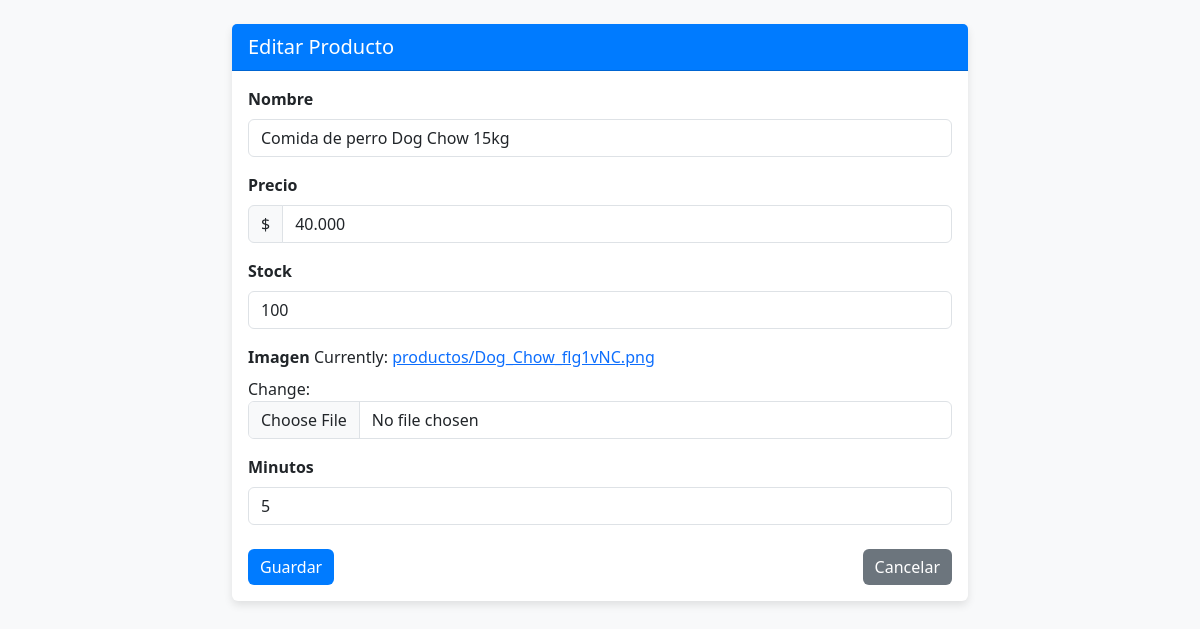
/animales/admin/productos/editar/1/, run on the app's committed database.
### animales/models.py (models this page shows, shortened)
class AnimalProducto(models.Model):
    nombre = models.CharField(max_length=100)
    precio = models.CharField(max_length=50)
    stock = models.IntegerField()
    imagen = models.ImageField(upload_to='productos/')
    minutos = models.IntegerField(default=0)

### animales/views.py (the view)
# urls.py: path('admin/productos/editar/<int:producto_id>/', views.editar_producto, name='editar_producto'),
def editar_producto(request, producto_id):
    producto = get_object_or_404(AnimalProducto, id=producto_id)
    if request.method == 'POST':
        form = ProductoForm(request.POST, request.FILES, instance=producto)
        if form.is_valid():
            form.save()
            return redirect('lista_productos')
    else:
        form = ProductoForm(instance=producto)
    return render(request, 'animales/admin_editar_producto.html', {'form': form, 'producto': producto})

### animales/forms.py
class ProductoForm(forms.ModelForm):
    class Meta:
        model = AnimalProducto
        fields = ['nombre', 'precio', 'stock', 'imagen', 'minutos']
        widgets = {
            'nombre': forms.TextInput(attrs={'class': 'form-control'}),
            'precio': forms.NumberInput(attrs={'class': 'form-control'}),
            'stock': forms.NumberInput(attrs={'class': 'form-control'}),
            'imagen': forms.ClearableFileInput(attrs={'class': 'form-control'}),
            'minutos': forms.NumberInput(attrs={'class': 'form-control'}),
        }

### animales/templates/animales/admin_editar_producto.html (shortened to what this page needs)
<!DOCTYPE html>
<html lang="en">
<head>
    {% load static %}
    <link rel="stylesheet" href="{% static 'bootstrap-5.3.3-dist/css/bootstrap.min.css' %}">
    <link rel="stylesheet" href="{% static 'css/style_admin_editar.css' %}">
</head>
<body>
    <div class="container mt-4">
        <div class="row justify-content-center">
            <div class="col-md-8">
                <div class="card">
                    <div class="card-header">
                        Editar Producto
                    </div>
                    <div class="card-body">
                        <form method="post" enctype="multipart/form-data">
                            <div class="mb-3">
                                <label for="{{ form.nombre.id_for_label }}" class="form-label">Nombre</label>
                                {{ form.nombre }}
                            </div>
                            <div class="mb-3">
                                <label for="{{ form.precio.id_for_label }}" class="form-label">Precio</label>
                                <div class="input-group">
                                    <span class="input-group-text">$</span>
                                    {{ form.precio }}
                                </div>
                            </div>
                            <div class="mb-3">
                                <label for="{{ form.stock.id_for_label }}" class="form-label">Stock</label>
                                {{ form.stock }}
                            </div>
                            <div class="mb-3">
                                <label for="{{ form.imagen.id_for_label }}" class="form-label">Imagen</label>
                                {{ form.imagen }}
                            </div>
                            <div class="mb-3">
                                <label for="{{ form.minutos.id_for_label }}" class="form-label">Minutos</label>
                                {{ form.minutos }}
                            </div>
                            <div class="d-flex justify-content-between mt-4">
                                <button type="submit" class="btn btn-primary">Guardar</button>
                                <a href="{% url 'lista_productos' %}" class="btn btn-secondary">Cancelar</a>
                            </div>
                        </form>
                    </div>
                </div>
            </div>
        </div>
    </div>
</body>
</html>

### petamigos/static/css/style_admin_editar.css (style rules this page uses)
body { background-color: #f8f9fa; }
.card { border: none; box-shadow: 0 4px 8px rgba(0, 0, 0, 0.1); }
.card-header { background-color: #007bff; color: white; font-size: 1.25rem; }
.btn-primary { background-color: #007bff; border: none; }
.btn-secondary { background-color: #6c757d; border: none; }
.form-label { font-weight: bold; }

### data on the page
AnimalProducto: nombre "Comida de perro Dog Chow 15kg", precio "40.000", stock "100", minutos "5"
